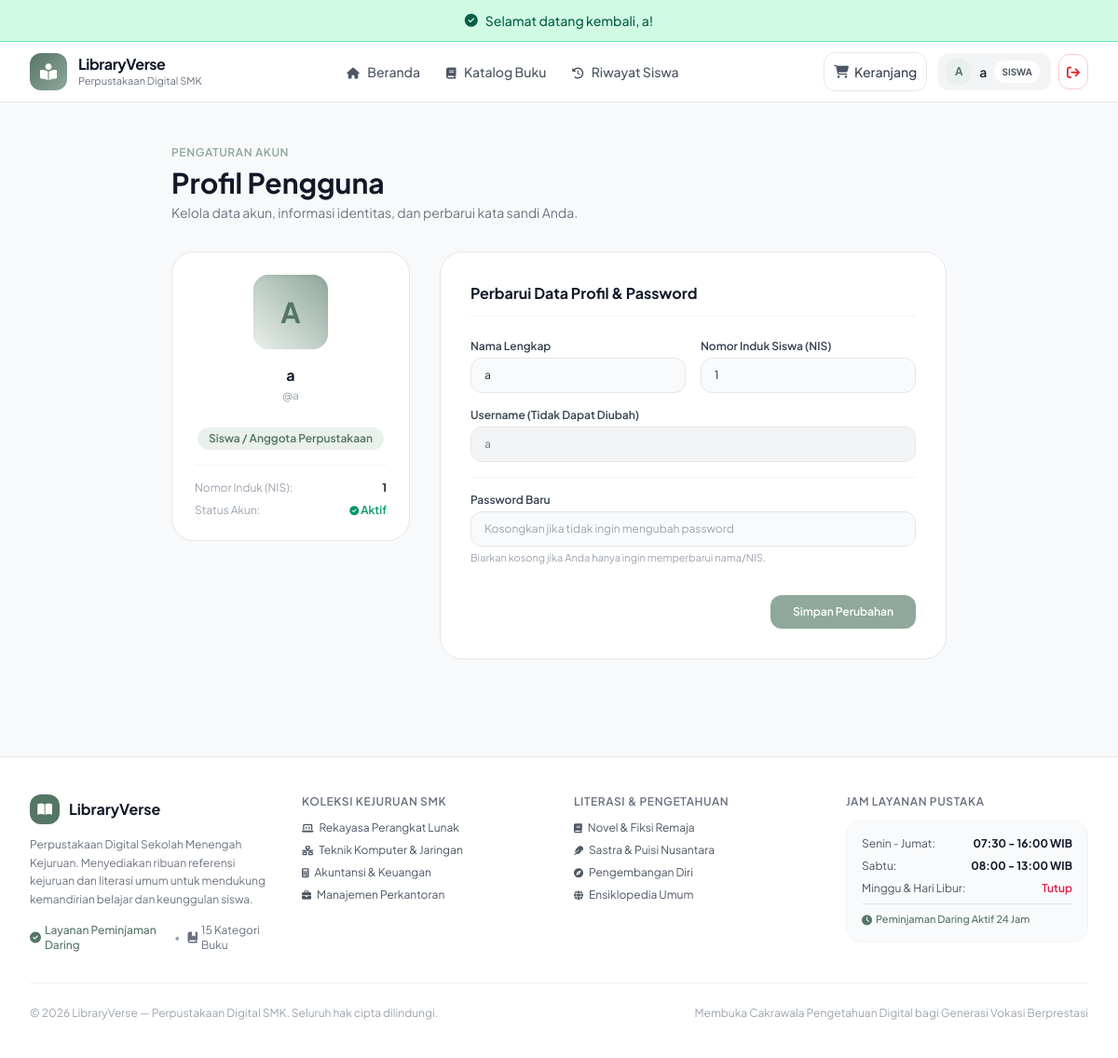
Screenshot of /index.php?c=auth&a=profile (signed in) with the database file from the repository.
### tables this page shows
CREATE TABLE `pengguna` (
  `id_pengguna` int(11) NOT NULL,
  `nis` varchar(20) NOT NULL,
  `nama_lengkap` varchar(80) NOT NULL,
  `username` varchar(30) NOT NULL,
  `password` varchar(255) NOT NULL,
  `role` enum('user') NOT NULL DEFAULT 'user',
  `status` enum('Aktif','Non-Aktif') NOT NULL DEFAULT 'Aktif'
);

### controller/AuthController.php (called while the page is built, shortened)
<?php
class AuthController extends Controller {
    public function profile() {
        $userType = $_SESSION['user_type'];
        $userId   = $_SESSION['user_id'];
        $userData = null;
        if ($userType === 'admin') {
            $adminModel = new Admin();
            $userData   = $adminModel->getById('id_admin', $userId);
        } else {
            $penggunaModel = new Pengguna();
            $userData      = $penggunaModel->getById('id_pengguna', $userId);
        }
        $this->view('auth/profile', [
            'pageTitle' => 'Profil Saya',
            'user'      => $userData,
            'userType'  => $userType
        ]);
    }
}
?>

### model/Model.php (called while the page is built, shortened)
<?php
require_once __DIR__ . '/../config/Database.php';
abstract class Model {
    protected $db;
    protected $table;
    public function __construct() {
        $this->db = Database::getInstance()->getConnection();
    }
    public function getById($column, $id) {
        $stmt = $this->db->prepare("SELECT * FROM {$this->table} WHERE {$column} = :id LIMIT 1");
        $stmt->execute([':id' => $id]);
        return $stmt->fetch();
    }
}

### config/Database.php (called while the page is built, shortened)
<?php
class Database {
    private $host = "sql103.infinityfree.com";
    private $user = "if0_42759950";
    private $pass = "N4VhNZeZ2y";
    private $dbname = "if0_42759950_xii_rpl_1_alisa_paket4";
    private $charset = "utf8mb4";
    private static $instance = null;
    private $dbh;
    private function __construct() {
        $dsn = "mysql:host=" . $this->host . ";dbname=" . $this->dbname . ";charset=" . $this->charset;
        $options = [
            PDO::ATTR_PERSISTENT => true,
            PDO::ATTR_ERRMODE => PDO::ERRMODE_EXCEPTION,
            PDO::ATTR_DEFAULT_FETCH_MODE => PDO::FETCH_ASSOC,
            PDO::ATTR_EMULATE_PREPARES => false,
        ];
        try {
            $this->dbh = new PDO($dsn, $this->user, $this->pass, $options);
        } catch (PDOException $e) {
            $this->error = $e->getMessage();
            die("Koneksi Database Gagal: " . $this->error . "<br>Pastikan database <b>xii_rpl_1_alisa_paket4</b> sudah di-import di phpMyAdmin!");
        }
    }
    public static function getInstance() {
        if (self::$instance === null) {
            self::$instance = new self();
        }
        return self::$instance;
    }
    public function getConnection() {
        return $this->dbh;
    }
}
?>

### view/auth/profile.php (the view, shortened to what this page needs)
<div class="max-w-4xl mx-auto px-4 sm:px-6 lg:px-8 py-10 space-y-8">
    <div>
        <span class="text-xs font-semibold text-[#8FA89B] uppercase tracking-wider">Pengaturan Akun</span>
        <h1 class="text-2xl sm:text-3xl font-bold text-gray-900 mt-1">Profil Pengguna</h1>
        <p class="text-xs sm:text-sm text-gray-500 mt-1">
            Kelola data akun, informasi identitas, dan perbarui kata sandi Anda.
        </p>
    </div>
    <div class="grid grid-cols-1 md:grid-cols-12 gap-8">
        <div class="md:col-span-4">
            <div class="bg-white rounded-3xl p-6 border border-gray-200 text-center space-y-4 shadow-xs">
                <div class="w-20 h-20 rounded-2xl bg-gradient-to-tr <?= $userType === 'admin' ? 'from-[#FDF0ED] to-[#E8A598] text-[#E8A598]' : 'from-[#EAF0EC] to-[#8FA89B] text-[#557565]' ?> flex items-center justify-center text-3xl font-bold mx-auto shadow-inner">
                    <?= strtoupper(substr($userType === 'admin' ? ($user['nama_admin'] ?? 'A') : ($user['nama_lengkap'] ?? 'U'), 0, 1)) ?>
                </div>
                <div>
                    <h3 class="font-bold text-gray-900 text-base">
                        <?= htmlspecialchars($userType === 'admin' ? ($user['nama_admin'] ?? 'Administrator') : ($user['nama_lengkap'] ?? 'Siswa')) ?>
                    </h3>
                    <span class="text-xs text-gray-400 block mt-0.5">@<?= htmlspecialchars($user['username'] ?? '') ?></span>
                </div>
                <div class="pt-2">
                    <span class="inline-block px-3 py-1 rounded-full text-xs font-semibold <?= $userType === 'admin' ? 'bg-[#FDF0ED] text-[#E8A598]' : 'bg-[#EAF0EC] text-[#557565]' ?>">
                        <?= $userType === 'admin' ? 'Administrator Perpustakaan' : 'Siswa / Anggota Perpustakaan' ?>
                    </span>
                </div>
                <div class="border-t border-gray-100 pt-4 text-xs text-left space-y-2 text-gray-600">
                    <?php if ($userType === 'user'): ?>
                        <div class="flex justify-between">
                            <span class="text-gray-400">Nomor Induk (NIS):</span>
                            <strong class="text-gray-800"><?= htmlspecialchars($user['nis'] ?? '-') ?></strong>
                        </div>
                    <?php endif; ?>
                    <div class="flex justify-between">
                        <span class="text-gray-400">Status Akun:</span>
                        <span class="text-emerald-600 font-semibold"><i class="fa-solid fa-circle-check text-[10px]"></i> Aktif</span>
                    </div>
                </div>
            </div>
        </div>
        <div class="md:col-span-8">
            <div class="bg-white rounded-3xl p-6 sm:p-8 border border-gray-200 shadow-xs space-y-6">
                <h3 class="font-bold text-gray-900 text-base border-b border-gray-100 pb-3">
                    Perbarui Data Profil & Password
                </h3>
                <form action="index.php?c=auth&a=profile" method="POST" class="space-y-4 text-xs">
                    <?php if ($userType === 'admin'): ?>
                        <div class="space-y-1">
                            <label class="font-semibold text-gray-700">Nama Petugas / Administrator</label>
                            <input type="text" name="nama" required value="<?= htmlspecialchars($user['nama_admin'] ?? '') ?>" class="w-full px-3.5 py-2.5 rounded-xl border border-gray-200 focus:border-[#8FA89B] focus:ring-2 focus:ring-[#8FA89B]/20 outline-none text-gray-800 bg-gray-50 focus:bg-white">
                        </div>
                    <?php else: ?>
                        <div class="grid grid-cols-1 sm:grid-cols-2 gap-4">
                            <div class="space-y-1">
                                <label class="font-semibold text-gray-700">Nama Lengkap</label>
                                <input type="text" name="nama" required value="<?= htmlspecialchars($user['nama_lengkap'] ?? '') ?>" class="w-full px-3.5 py-2.5 rounded-xl border border-gray-200 focus:border-[#8FA89B] focus:ring-2 focus:ring-[#8FA89B]/20 outline-none text-gray-800 bg-gray-50 focus:bg-white">
                            </div>
                            <div class="space-y-1">
                                <label class="font-semibold text-gray-700">Nomor Induk Siswa (NIS)</label>
                                <input type="text" name="nis" required value="<?= htmlspecialchars($user['nis'] ?? '') ?>" class="w-full px-3.5 py-2.5 rounded-xl border border-gray-200 focus:border-[#8FA89B] focus:ring-2 focus:ring-[#8FA89B]/20 outline-none text-gray-800 bg-gray-50 focus:bg-white">
                            </div>
                        </div>
                    <?php endif; ?>
                    <div class="space-y-1">
                        <label class="font-semibold text-gray-700">Username (Tidak Dapat Diubah)</label>
                        <input type="text" disabled value="<?= htmlspecialchars($user['username'] ?? '') ?>" class="w-full px-3.5 py-2.5 rounded-xl border border-gray-200 bg-gray-100 text-gray-500 cursor-not-allowed">
                    </div>
                    <div class="pt-4 border-t border-gray-100 space-y-1">
                        <label class="font-semibold text-gray-700">Password Baru</label>
                        <input type="password" name="password" placeholder="Kosongkan jika tidak ingin mengubah password" class="w-full px-3.5 py-2.5 rounded-xl border border-gray-200 focus:border-[#8FA89B] focus:ring-2 focus:ring-[#8FA89B]/20 outline-none text-gray-800 bg-gray-50 focus:bg-white">
                        <span class="text-[11px] text-gray-400 block">Biarkan kosong jika Anda hanya ingin memperbarui nama/NIS.</span>
                    </div>
                    <div class="pt-4 flex items-center justify-end gap-3">
                        <button type="submit" class="px-6 py-2.5 rounded-xl bg-[#8FA89B] hover:bg-[#789687] text-white font-semibold text-xs transition shadow-xs">
                            Simpan Perubahan
                        </button>
                    </div>
                </form>
            </div>
        </div>
    </div>
</div>

### view/templates/header.php (style rules this page uses)
body { font-family: 'Plus Jakarta Sans', sans-serif; background-color: #F8F9FA; color: #2D3748; }

### rows the page displays
pengguna: nama_lengkap "A", nama_lengkap "a", username "a", nis "1", nama "a"

### other values shown
$flash['message'] "Selamat datang kembali, a!"
substr($userName, 0, 1) "A"
$userName "a"
